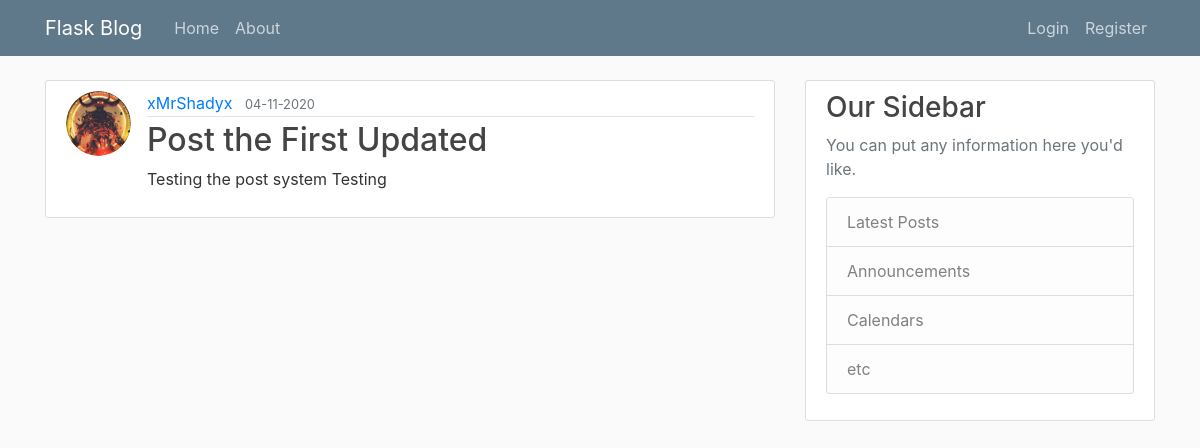
/post/1, run on the app's committed database.
### flaskblog/models.py (models this page shows, shortened)
class User(db.Model, UserMixin):
    id = db.Column(db.Integer, primary_key=True)
    username = db.Column(db.String(20), unique=True, nullable=False)
    email = db.Column(db.String(120), unique=True, nullable=False)
    image_file = db.Column(db.String(20), nullable=False, default='default.jpg')
    password = db.Column(db.String(60), nullable=False)
    rank = db.Column(db.String(10), nullable=False, default='user')
    posts = db.relationship('Post', backref='author', lazy=True)

class Post(db.Model):
    id = db.Column(db.Integer, primary_key=True)
    title = db.Column(db.String(120), nullable=False, default="What about your title?")
    date_posted = db.Column(db.DateTime, nullable=False, default=datetime.utcnow)
    content = db.Column(db.Text, nullable=False)
    user_id = db.Column(db.Integer, db.ForeignKey('user.id'), nullable=False)

### flaskblog/routes.py (the view)
@app.route("/post/<int:post_id>")
def post(post_id):
    post = Post.query.get_or_404(post_id)
    return render_template('post.html', post=post)

### flaskblog/templates/post.html (shortened to what this page needs)
{% extends 'layout.html' %}
{% block content %}
  <article class="media content-section">
     <img class='rounded-circle article-img' src="{{ url_for('static', filename='profile_pics/' + post.author.image_file) }}">
        <div class="media-body">
          <div class="article-metadata">
            <a class="mr-2" href="{{ url_for('user_posts', username=post.author.username) }}">{{ post.author.username }}</a>
            <small class="text-muted">{{ post.date_posted.strftime('%d-%m-%Y') }}</small>
          </div>
        <h2 class="article-title">{{ post.title }}</h2>
      <p class="article-content">{{ post.content }}</p>
    </div>
  </article>
{% endblock %}

### flaskblog/static/main.css (style rules this page uses)
body { background: #fafafa; color: #333333; margin-top: 5rem; }
h1, h2, h3, h4, h5, h6 { color: #444444; }
.content-section { background: #ffffff; padding: 10px 20px; border: 1px solid #dddddd; border-radius: 3px; margin-bottom: 20px; }
.article-title { color: #444444; }
.article-content { white-space: pre-line; }
.article-img { height: 65px; width: 65px; margin-right: 16px; }
.article-metadata { padding-bottom: 1px; margin-bottom: 4px; border-bottom: 1px solid #e3e3e3 }

### data on the page
User: image_file (picture), author.username "xMrShadyx"
Post: date_posted "04-11-2020", title "Post the First Updated", content "Testing the post system Testing"
